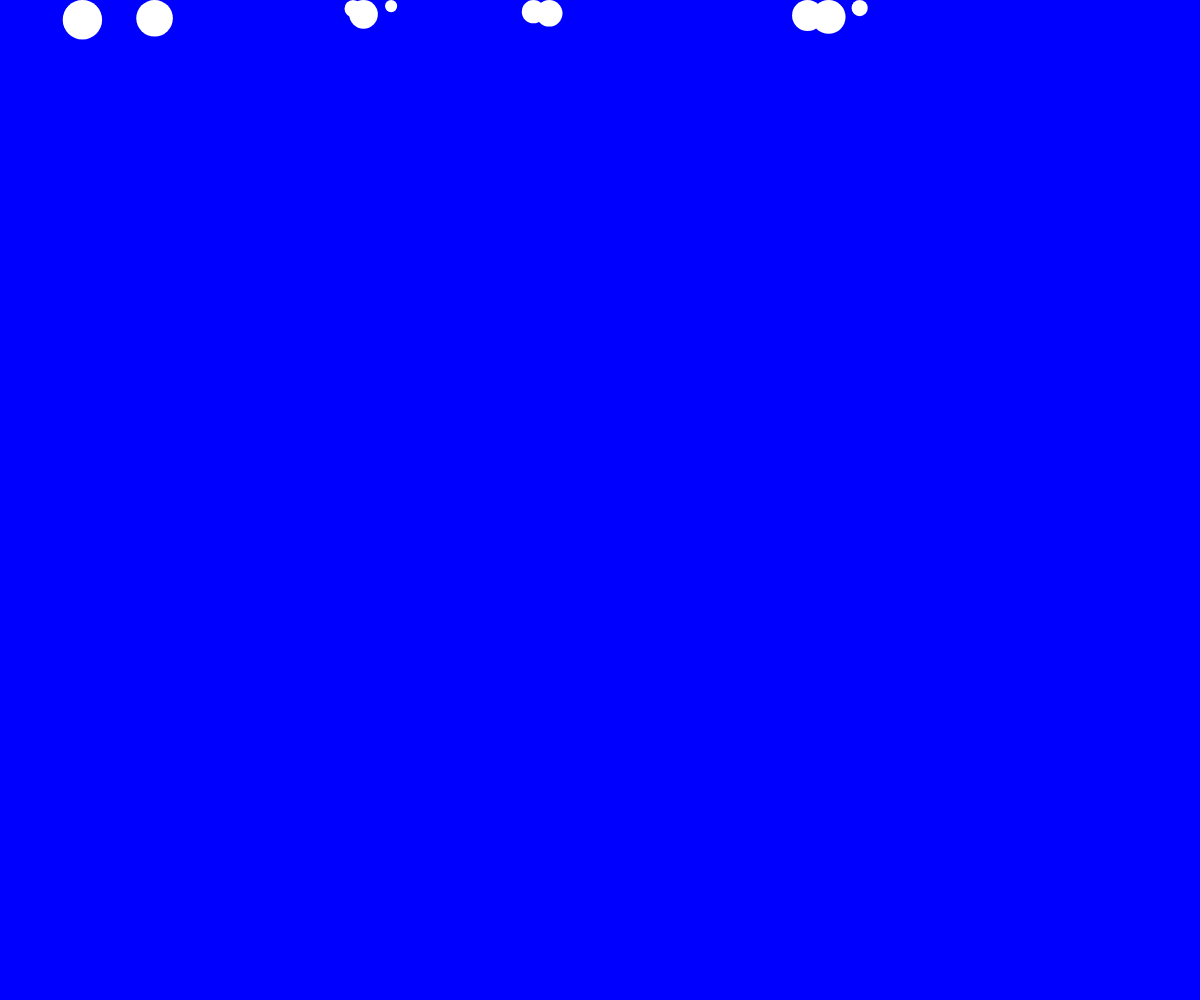
Frame 1 (no input)
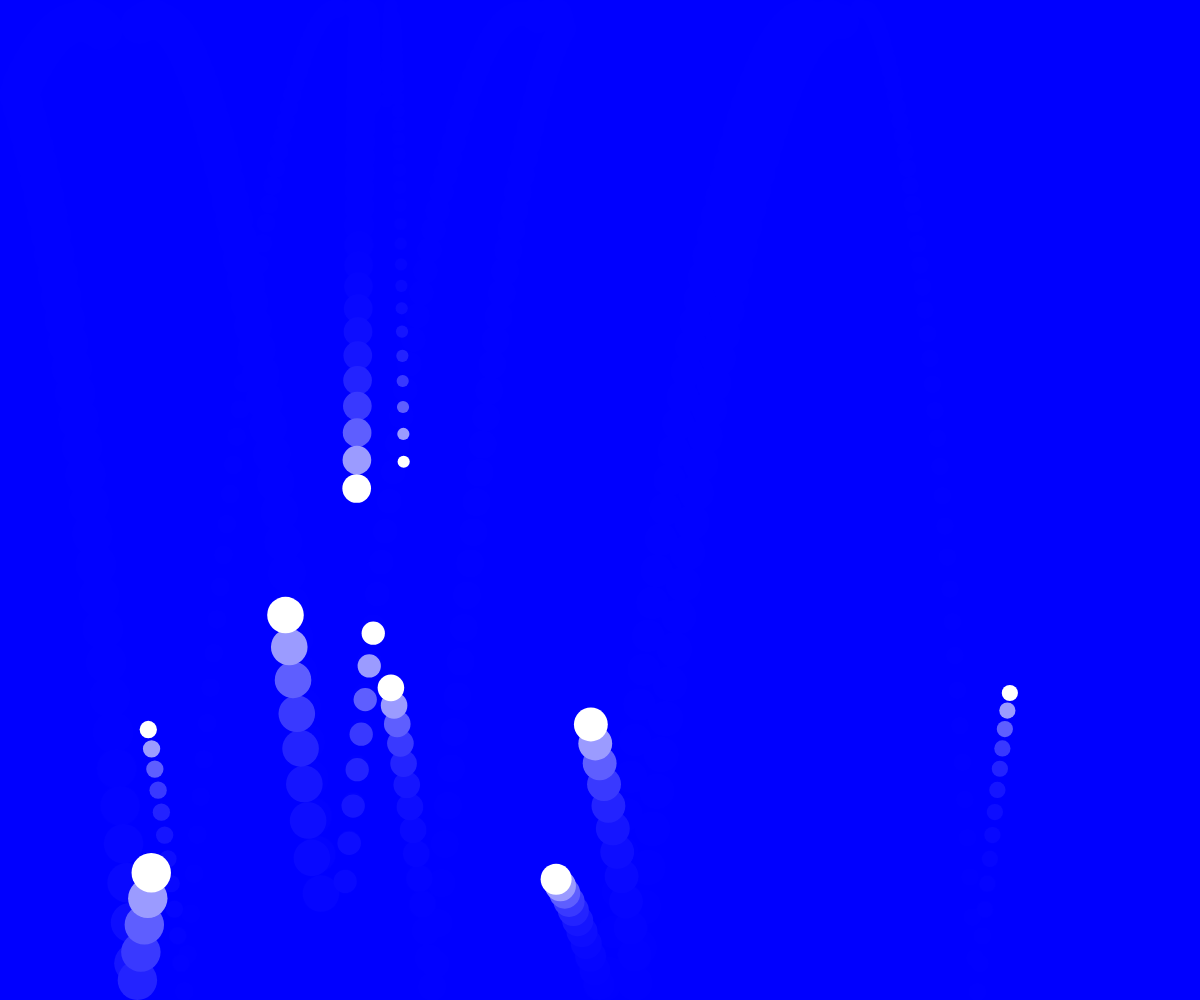
Frame 60 (no input)
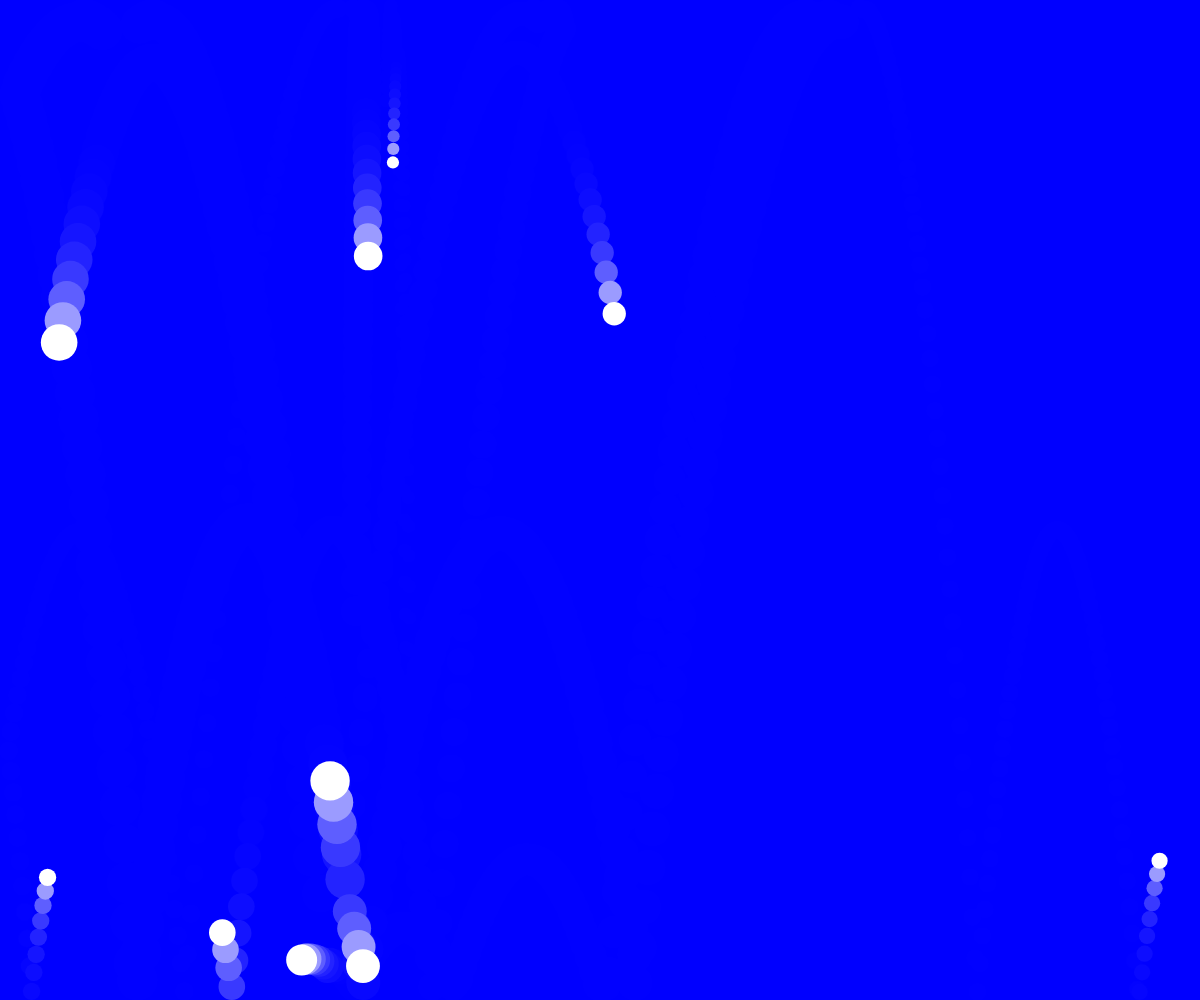
Frame 120 (the mouse pressed at the canvas centre since frame 60)

The p5.js sketch that drew these frames (run headless with seeded random() and noise() and a simulated clock; from frame 60 on, the mouse is pressed at the canvas centre):

// p5.js sketch
// ── sketch.js
/*
  Ralf Baecker 2021
  bouncing balls extened... 
*/
let myBots = [];
let gravitation;
let friction = 0.7;
let lastspawn = 0;
function setup() {
  createCanvas(windowWidth, windowHeight); // wie gross ist die zeichenfläche
 // randomSeed(1);
  for (var i = 0; i < 10; i++) {
    bot = new Bot(random(0, width), 0, random(10, 40));
    myBots.push(bot);
  }
  gravitation = createVector(0,0.9);
  frameRate(60);
  background(0, 0, 255);
  textSize(200);
  textAlign(CENTER,CENTER);
}

function draw() {
  if ((millis()-lastspawn)>10000) {
    bot = new Bot(random(0, width), 0, random(10, 40));
    myBots.push(bot);
    lastspawn = millis();
  }
  background(0, 0, 255,100);
  for (var i = 0; i < myBots.length; i++) {
    myBots[i].update(); // verhalten
    myBots[i].checkCollions();
    if (!myBots[i].alive) {
      myBots.splice(i, 1); // alten bot löschen
    } else {
      myBots[i].draw();
    }
  }
}

class Bot {
  constructor(x, y, size) {
    // initalisierung
    this.position = createVector(x, y);
    this.velocity = createVector(random(-5, 5), random(-5, 5));
    this.birthtime = millis();
    this.color = color(255);
    this.size = size;
    this.alive = 1;
    this.lifetime = random(1000, 2000);
  }
  age() {
    return millis() - this.birthtime;
  }

  checkCollions()  {
    for (let i = 0; i< myBots.length;i++) {
      if (this != myBots[i]) {
        let distance = dist(this.position.x,this.position.y,myBots[i].position.x,myBots[i].position.y);
        let minimale_distance = ((this.size/2)+(myBots[i].size/2));
        if (distance <= minimale_distance) {

        let dx = myBots[i].position.x - this.position.x;
          let dy = myBots[i].position.y - this.position.y;
          let a = atan2(dy, dx);
          this.velocity.mult(-1);
          myBots[i].velocity.mult(-1);
          let tx = this.position.x + cos(a) *(minimale_distance*1.1);
          let ty = this.position.y + sin(a) *(minimale_distance*1.1);
          myBots[i].position.x = tx;
          myBots[i].position.y = ty;
        }
      }

    }
  }

  update() {
    this.velocity.add(gravitation);
    this.position.add(this.velocity);
    
    // einfallswinkel = ausfallswinkel
    if ((this.position.x - this.size / 2) <= 0) {
      this.position.x =  (this.size / 2);
      this.velocity.x *= -friction;
    }
    if ((this.position.x + this.size / 2) >= width) {
      this.position.x = width - (this.size / 2);
      this.velocity.x *= -friction;
    }
    if ((this.position.y - this.size / 2) <= 0) {
      this.position.y =  (this.size / 2);
      this.velocity.y *= -friction;
    }
    if ((this.position.y + this.size / 2) >= height) {
      this.position.y = height - (this.size / 2);
      this.velocity.y *= -friction;

    }
    // this.position.x = constrain(this.position.x, 0,width);
    // this.position.y = constrain(this.position.y, 0,height);
    /*
    if (this.age() > this.lifetime) {
      this.alive = 0;
    }
    */
  }

  draw() {
    // aussehen / zeichen
    // noStroke(); //(255);
    //noFill();
    noStroke();
    fill(this.color, 128);
    ellipse(this.position.x, this.position.y, this.size, this.size);
      //rect(this.position.x, this.position.y,this.size,this.size);
/*
      push();
    translate(this.position.x, this.position.y);
    rotate(millis()*0.001);
    beginShape();
    vertex(this.size/2,-this.size/2);
    vertex(this.size/2,this.size/2);
    vertex(-this.size/2,0);
    endShape(CLOSE);
    pop();
    */
    }
}
